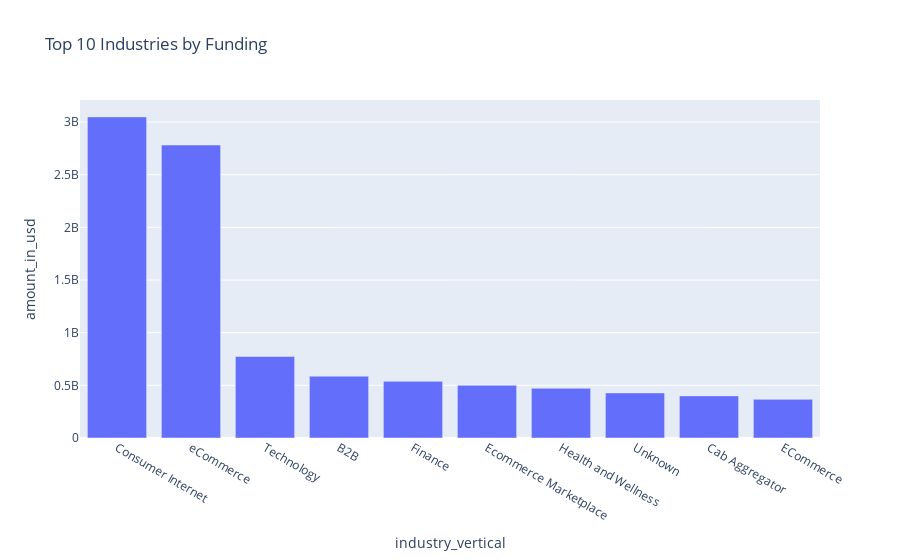

This figure's notebook cell:
### Code cell
top_industries = (
    df.groupby('industry_vertical')['amount_in_usd']
      .sum()
      .sort_values(ascending=False)
      .head(10)
      .reset_index()
)

# Plot
fig = px.bar(
    top_industries,
    x='industry_vertical',
    y='amount_in_usd',
    title='Top 10 Industries by Funding'
)

fig.show()

### Figure 1 — Plotly figure (JSON) as saved in the notebook; plotly's stock layout.template omitted (floating-point values rounded to 4 significant figures)
{"data": [{"hovertemplate": "industry_vertical=%{x}<br>amount_in_usd=%{y}<extra></extra>", "legendgroup": "", "marker": {"color": "#636efa", "pattern": {"shape": ""}}, "name": "", "orientation": "v", "showlegend": false, "textposition": "auto", "type": "bar", "x": ["Consumer Internet", "eCommerce", "Technology", "B2B", "Finance", "Ecommerce Marketplace", "Health and Wellness", "Unknown", "Cab Aggregator", "ECommerce"], "xaxis": "x", "y": [3049000000.0, 2782000000.0, 773600000.0, 587000000.0, 537800000.0, 500000000.0, 472200000.0, 428100000.0, 400000000.0, 366900000.0], "yaxis": "y"}], "layout": {"barmode": "relative", "legend": {"tracegroupgap": 0}, "title": {"text": "Top 10 Industries by Funding"}, "xaxis": {"anchor": "y", "domain": [0, 1], "title": {"text": "industry_vertical"}}, "yaxis": {"anchor": "x", "domain": [0, 1], "title": {"text": "amount_in_usd"}}}}
